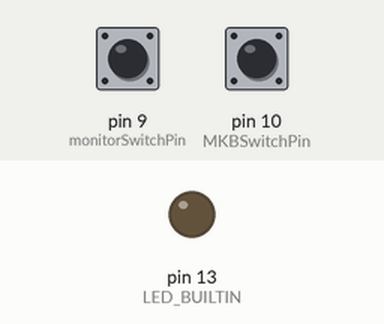
Recording of a sketch running on a simulated Arduino Leonardo, built with avr-gcc and run on an emulated ATmega32U4. On the bench: output pins drawn as LEDs (lit = HIGH). Dashed ring = blinking. Inputs (shaded band) come from the test bench; at power-on: pin 9 (monitorSwitchPin) HIGH, pin 10 (MKBSwitchPin) HIGH. USB keyboard and mouse output is not drawn.

Above: at 1.2 s.
1.3 s: pin 9 (monitorSwitchPin) pulled LOW for 1 s
At 1.4 s:
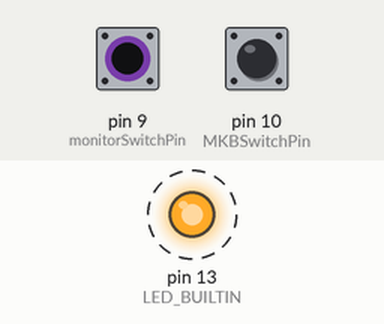
4.0 s: pin 9 (monitorSwitchPin) pulled LOW for 3.2 s
At 4.1 s:
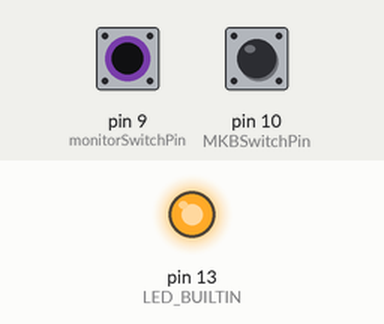
8.9 s: pin 10 (MKBSwitchPin) pulled LOW for 3.2 s
At 9.7 s:
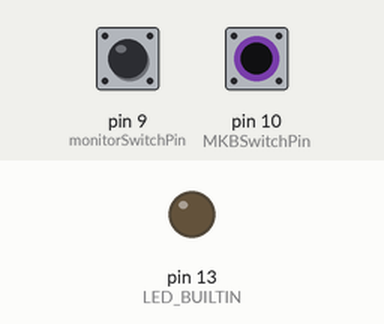
Timing chart, 0 to 13.8 s (numbered marks = the images above; inputs shaded):
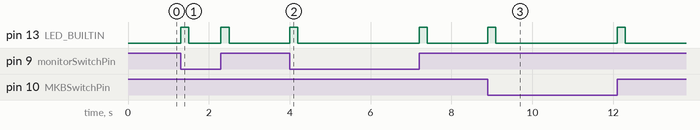

Measured:
- after the input at 1.3 s, pin 13 (LED_BUILTIN): alternates HIGH for 0.20 s and LOW for 0.80 s, 4 changes in all, then stays LOW, starting at once
- after the input at 4.0 s, pin 13 (LED_BUILTIN): alternates HIGH for 0.20 s and LOW for 3.0 s, starting at once
- after the input at 8.9 s, pin 13 (LED_BUILTIN): alternates HIGH for 0.20 s and LOW for 3.0 s, 4 changes in all, then stays LOW, starting at once

The sketch:

pmkvm.ino
```cpp
// The poor man's KVM switch
#include "Keyboard.h"

const int monitorSwitchPin = 9;
const int MKBSwitchPin = 10;
int prevMonState = HIGH;
int prevMKBState = HIGH;

void sendKeyCombination(char key)
{
  digitalWrite(LED_BUILTIN, HIGH);
  Keyboard.press(KEY_LEFT_CTRL);
  Keyboard.press(KEY_LEFT_SHIFT);
  Keyboard.press(KEY_LEFT_ALT);
  Keyboard.press(key);
  delay(100);
  Keyboard.releaseAll();
  delay(100);
  digitalWrite(LED_BUILTIN, LOW);
}

void checkButton(int buttonPin, int *lastButtonState, char keyToEnable, char keyToDisable)
{
  int buttonState = digitalRead(buttonPin);
  if (buttonState != *lastButtonState)
    sendKeyCombination(buttonState == HIGH ? keyToEnable : keyToDisable);
  *lastButtonState = buttonState;
}

void setup() {
  // make the pushButton pin an input:
  pinMode(monitorSwitchPin, INPUT_PULLUP);
  pinMode(MKBSwitchPin, INPUT_PULLUP);

  pinMode(LED_BUILTIN, OUTPUT);
  // initialize control over the keyboard:
  Keyboard.begin();
}

void loop() {
  checkButton(monitorSwitchPin,  &prevMonState, 'W', 'S');
  checkButton(MKBSwitchPin,         &prevMKBState, 'R', 'F');
}
```
